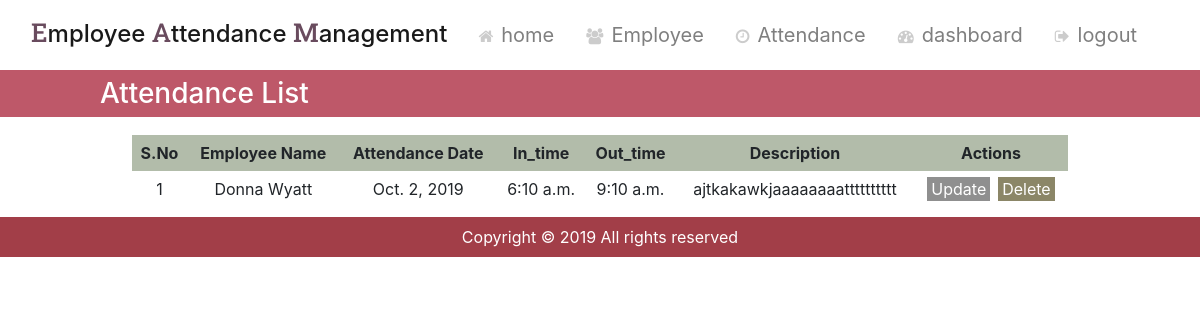
Page /detailsattendance/ (signed in) on the committed database.
### testapp/models.py (models this page shows, shortened)
class Attendance(models.Model):
    employee=models.ForeignKey(Employee,on_delete=models.CASCADE,default=1)
    attendancedate=models.DateField()
    in_time=models.TimeField()
    out_time=models.TimeField()
    description=models.TextField()

class Employee(models.Model):
    eid=models.IntegerField(primary_key=True)
    first_name=models.CharField(max_length=30)
    last_name=models.CharField(max_length=20)
    salary=models.IntegerField()
    gender=models.CharField(max_length=6,choices=GENDER_CHOICES,default=1)
    contactno=models.CharField(max_length=10)
    email=models.CharField(max_length=30)
    country=models.CharField(max_length=30)
    city=models.CharField(max_length=20)
    pincode=models.IntegerField()
    address=models.CharField(max_length=60)
    def __str__(self):
        return self.first_name+' '+self.last_name

### testapp/views.py (the view)
# urls.py: path('detailsattendance/',views.detailsattendance,name='detailsattendance'),
@login_required
def detailsattendance(request):
    attendance_list=Attendance.objects.all()
    counter=Counter()
    return render(request,'testapp/detailsattendance.html',{'attendance_list':attendance_list,'counter':counter})

### testapp/views.py (called while the page is built)
    def increment(self):
        self.count=self.count+1
        return ' '

### templates/testapp/detailsattendance.html
<!DOCTYPE html>
{% extends 'testapp/base.html' %}
{% load staticfiles %}
{% block main_block %}
  <link rel="stylesheet" href="{% static 'css/dashboardstyle.css' %}">
{% endblock %}
{% block child_block %}
    <h3 style="background-color: #BE5869;padding: 7px 100px;" class="text-white">Attendance List</h3>
    <div class="container-fluid">
        <div class="row">
            <div class="col">
              {% if attendance_list %}
                <table>
                  <thead>
                    <th>S.No</th>
                    <th>Employee Name</th>
                    <th>Attendance Date</th>
                    <th>In_time</th>
                    <th>Out_time</th>
                    <th>Description</th>
                    <th>Actions</th>
                  </thead>
                  {% for attendance in attendance_list %}
                  <tr>
                    <td>{{counter.count}}</td>{{counter.increment}}
                    <td>{{attendance.employee}}</td>
                    <td>{{attendance.attendancedate}}</td>
                    <td>{{attendance.in_time}}</td>
                    <td>{{attendance.out_time}}</td>
                    <td>{{attendance.description}}</td>
                    <td><a href="/updateattendance/{{attendance.id}}">Update</a><a href="/deleteattendance/{{attendance.id}}" class="ml-2">Delete</a></td>
                  </tr>
                  {% endfor %}
                </table>
              {% else %}
                <p>No Attendance Available</p>
              {% endif %}
            </div>
        </div>
    </div>
{% endblock %}

### static/css/base_main.css (style rules this page uses)
* { margin: 0; padding: 0; box-sizing: border-box; }

### static/css/dashboardstyle.css (style rules this page uses)
* { margin: 0; padding: 0; box-sizing: border-box; }
table { width: 80%; margin: 10px auto; }
table,tr { text-align: center; }
th { background-color: #b2bcaa; }
th,td { padding: 6px; }
td>a { color: white; padding: 2px 4px; }
td>a:first-child { background-color: #8f8f8f; }
td>a:nth-child(2) { background-color: #8b8667; }

### rows in the picture
Attendance: count "1", employee "Donna Wyatt", attendancedate "Oct. 2, 2019", in_time "6:10 a.m.", out_time "9:10 a.m.", description "ajtkakawkjaaaaaaaatttttttttt"
